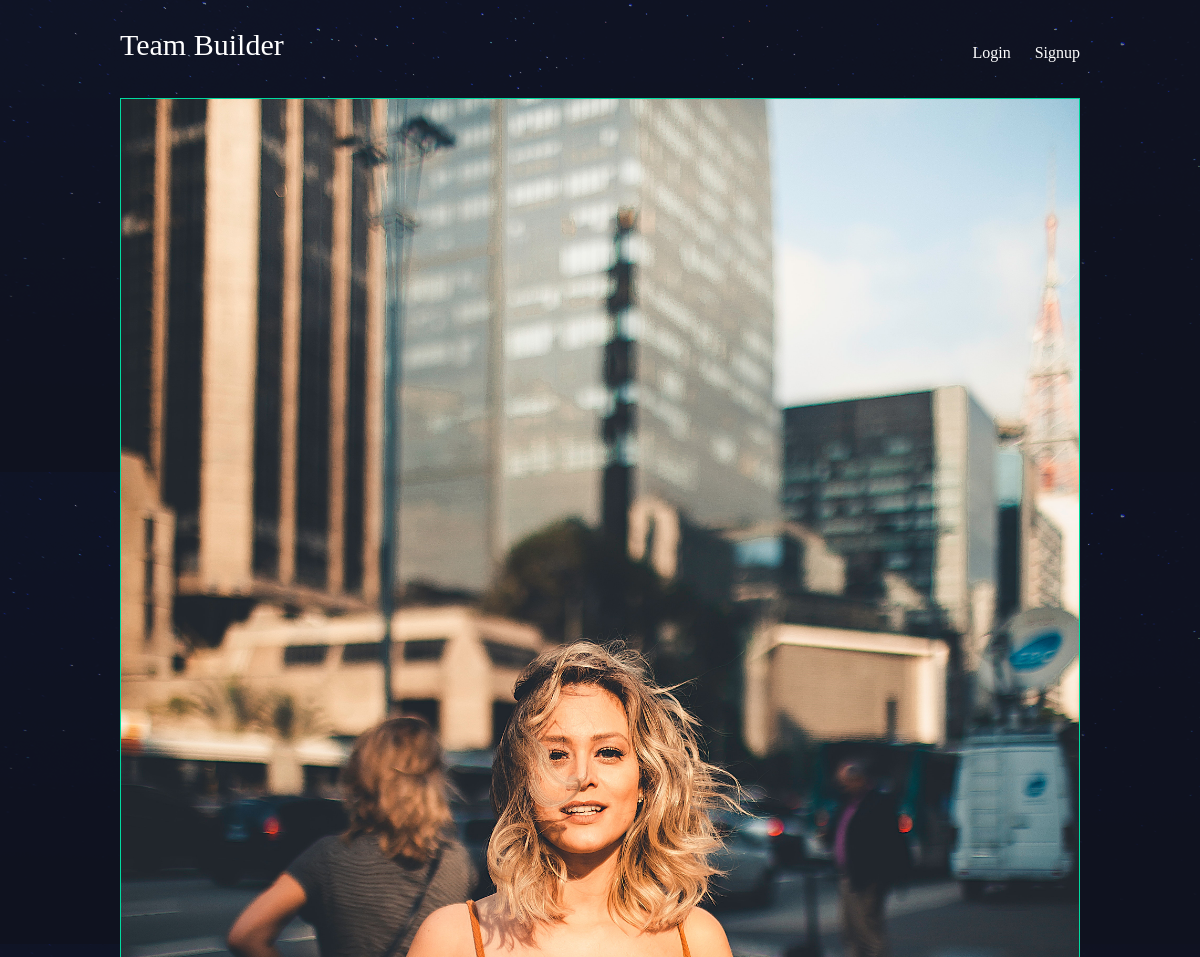
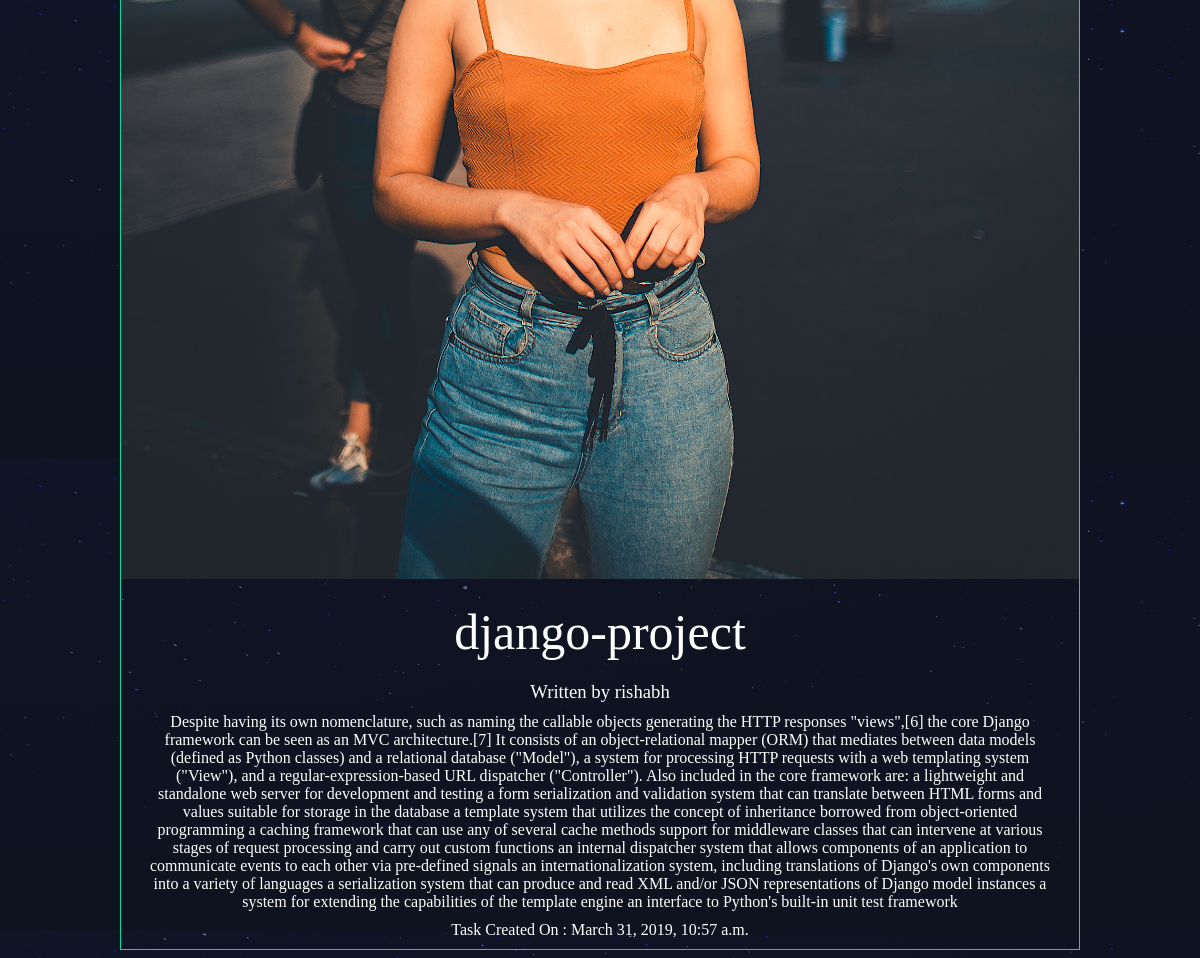
The page /tasks/django-blog/ on the database its author committed (2 pictures, top to bottom).
### team/models.py (models this page shows, shortened)
class Task(models.Model):
    title = models.CharField(max_length=400)
    Description = models.TextField()
    slug = models.SlugField()
    date = models.DateTimeField(auto_now_add=True)
    thumb = models.ImageField(default='default.png', blank=True)
    author = models.ForeignKey(User, default=None, on_delete=models.PROTECT)

### team/views.py (the view)
# urls.py: url(r'^(?P<slug>[\w-]+)/$', views.task_detail, name="detail"),
def task_detail(request, slug):
    task = Task.objects.get(slug=slug)
    return render(request, 'team/task_detail.html', {'task': task})

### team/templates/team/task_detail.html
{% extends 'base_layout.html' %}
{% block content %}
<div class="task-detail">
    <div class="task">
        <img src="{{task.thumb.url}}" />
        <h2>{{task.title}}</h2>
        <h3>Written by {{ task.author.username }}</h3>
        <p>{{task.Description}}</p>
        <p>Task Created On : {{task.date}}</p>
    </div>
</div>
{% endblock %}

### assets/styles.css (style rules this page uses)
body { background-color: #0f121f; background-image: url(stars.png); background-repeat-y: no-repeat; color: #fff; }
body * { font-family: Ubuntu; }
h1, h2, h3, h4, h5 { font-weight: normal; margin: 0; }
.task { padding: 10px; border: 1px solid #00dba0; position: relative; padding-bottom: 40px; }
.task h2 { font-size: 35px; }
.task-detail .task { padding: 0; }
.task-detail .task img { max-width: 100%; }
.task-detail .task h2 { text-align: center; margin: 20px auto; font-size: 50px; }
.task-detail .task h3 { text-align: center; }
.task-detail .task p { text-align: center; margin: 10px 20px }

### rows shown on the page
Task: thumb (picture), title "django-project", author.username "rishabh", Description "Despite having its own nomenclature, such as naming the callable objects generating the HTTP responses \"views\",[6] the core Django framework can be seen as an MVC architecture.[7] It consists of an object-relational mapper (ORM) that mediates between data models (defined as Python classes) and a relational database (\"Model\"), a system for processing HTTP requests with a web templating system (\"View\"), and a regular-expression-based URL dispatcher (\"Controller\"). Also included in the core framework are: a lightweight and standalone web server for development and testing a form serialization and validation system that can translate between HTML forms and values suitable for storage in the…", date "March 31, 2019, 10:57 a.m."
